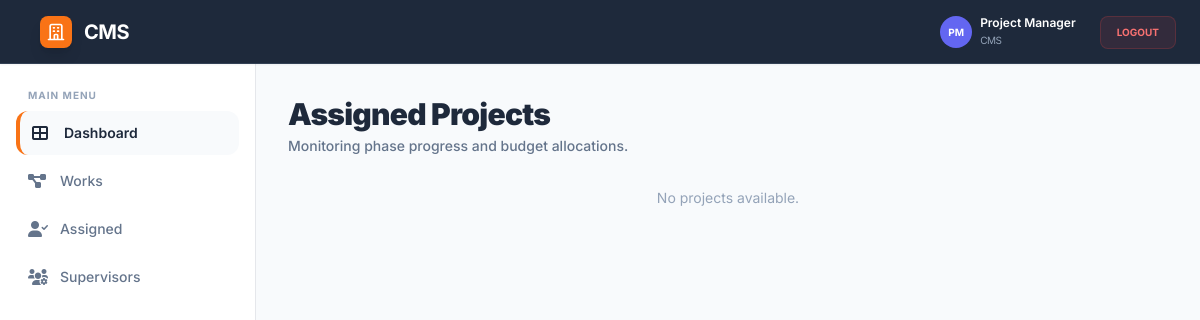
Page /construction/ (signed in) on the earlier database version.
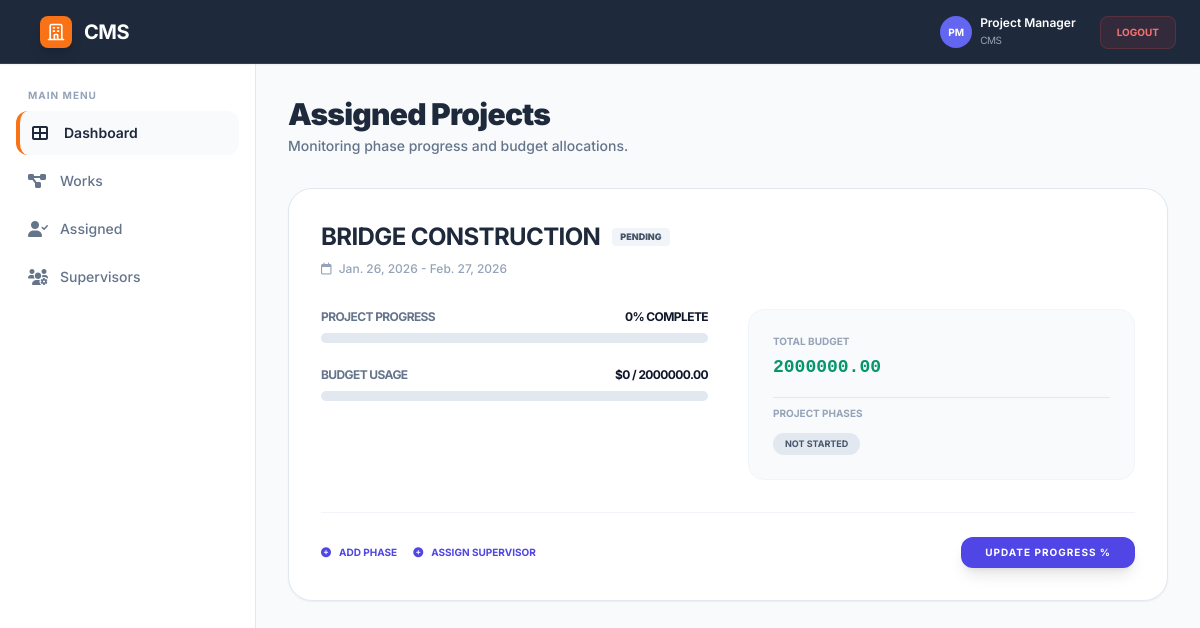
Same page on the later database version.
### construction/models.py (models this page shows, shortened)
class Project(models.Model):
    name = models.CharField(max_length=200)
    created_by = models.ForeignKey(
        User,
        on_delete=models.SET_NULL,
        null=True,
        related_name='created_projects'
    )
    manager = models.ForeignKey(
        User,
        on_delete=models.PROTECT,
        related_name='managed_projects',
        limit_choices_to={'role__name': 'Project Manager'}
    )
    start_date = models.DateField()
    end_date = models.DateField()
    budget = models.DecimalField(max_digits=15, decimal_places=2)
    is_active = models.BooleanField(default=True)
    created_at = models.DateTimeField(auto_now_add=True)

### construction/views.py (the view)
# urls.py: path('', views.home, name='construction_home'),
@login_required
def home(request):
    projets = Project.objects.filter(manager=request.user)
    return render(request, 'construction/pm_dashboard.html',{ 'projects': projets})

### construction/templates/construction/pm_dashboard.html (shortened to what the changed rows need)
<!DOCTYPE html>
<html lang="en">
<head>
    <script src="https://cdn.tailwindcss.com"></script>
    <link href="https://cdnjs.cloudflare.com/ajax/libs/font-awesome/6.0.0/css/all.min.css" rel="stylesheet">
</head>
<body class="bg-slate-50 text-slate-900 h-screen flex flex-col">
    <nav class="shrink-0 bg-[#1e293b] text-white z-50 border-b border-slate-700 shadow-sm fixed top-0 w-full h-16">
        <div class="w-full px-6 h-16 flex justify-between items-center">
            <div class="flex items-center gap-8 px-4">
                <div class="flex items-center gap-3">
                    <h1 class="text-xl font-bold tracking-tight">CMS</h1>
                </div>
            </div>
        </div>
    </nav>
    <div class="flex flex-1 pt-16 h-full overflow-hidden">
        <main class="flex-1 overflow-y-auto custom-scrollbar bg-slate-50 p-8">
            <div class="max-w-6xl mx-auto">
                <div class="mb-8">
                    <h1 class="text-3xl font-black text-slate-800 tracking-tight">Assigned Projects</h1>
                </div>
                <div class="space-y-6 pb-20">
                    {% for project in projects %}
                    <div
                        class="bg-white rounded-3xl border border-slate-200 shadow-sm p-8 transition-all hover:shadow-md">
                    <div>
                        <a href="{% url 'construction:project_detail' project.id %}">
                        <div class="flex justify-between items-start">
                            <div class="space-y-2">
                                <div class="flex items-center gap-3">
                                    <h2 class="text-2xl font-bold text-slate-800 uppercase tracking-tight">
                                        {{ project.name }}
                                    </h2>
                                    <span
                                        class="bg-slate-100 text-slate-600 text-[9px] font-black px-2 py-0.5 rounded uppercase">
                                        Pending
                                    </span>
                                </div>
                                <div class="flex gap-4 text-slate-400 text-xs font-medium">
                                    <span>
                                        <i class="far fa-calendar mr-1"></i>
                                        {{ project.start_date }} - {{ project.end_date }}
                                    </span>
                                </div>
                            </div>
                        </div>
                        <div class="grid grid-cols-1 lg:grid-cols-2 gap-10 mt-8">
                            <div class="space-y-6">
                                <div>
                                    <div
                                        class="flex justify-between text-xs font-bold mb-2 uppercase tracking-tighter text-slate-500">
                                        <span>Project Progress</span>
                                        <span class="text-slate-900">0% Complete</span>
                                    </div>
                                    <div class="progress-bar-bg">
                                    </div>
                                </div>
                                <div>
                                    <div
                                        class="flex justify-between text-xs font-bold mb-2 uppercase tracking-tighter text-slate-500">
                                        <span>Budget Usage</span>
                                        <span class="text-slate-900">$0 / {{ project.budget }}</span>
                                    </div>
                                    <div class="progress-bar-bg">
                                    </div>
                                </div>
                            </div>
                            <div class="bg-slate-50 p-6 rounded-2xl grid grid-cols-2 gap-4 border border-slate-100">
                                <div class="col-span-2">
                                    <p class="text-[10px] font-bold text-slate-400 uppercase mb-1">Total Budget</p>
                                    <p class="text-lg font-bold text-emerald-600 font-mono">
                                        {{ project.budget }}
                                    </p>
                                </div>
                                <div class="col-span-2 pt-2 border-t border-slate-200">
                                    <p class="text-[10px] font-bold text-slate-400 uppercase mb-3">Project Phases</p>
                                    <div class="flex flex-wrap gap-2">
                                        <span
                                            class="px-3 py-1 bg-slate-200 text-slate-600 rounded-full text-[9px] font-bold uppercase">
                                            Not Started
                                        </span>
                                    </div>
                                </div>
                            </div>
                        </div>
                    </a>
                    </div>
                        <div class="mt-8 pt-6 border-t border-slate-100 flex justify-between items-center">
                            <div class="flex gap-4">
                                <a href="{% url 'construction:add_phase' project.id %}"
                                class="flex items-center gap-2 text-[10px] font-bold text-indigo-600 uppercase hover:text-indigo-800 transition-colors">
                                    <i class="fas fa-plus-circle"></i>
                                    Add Phase
                                </a>
                                <a href="{% url 'construction:assign_supervisor' project.id %}"
                                class="flex items-center gap-2 text-[10px] font-bold text-indigo-600 uppercase hover:text-indigo-800 transition-colors">
                                    <i class="fas fa-plus-circle"></i>
                                    Assign Supervisor
                                </a>
                            </div>
                            <a href="{% url 'construction:update_progress' project.id %}">
                            <button
                                class="bg-indigo-600 hover:bg-indigo-700 text-white px-6 py-2 rounded-xl text-[10px] font-bold uppercase tracking-widest shadow-lg">
                                Update Progress %
                            </button>
                            </a>
                        </div>
                    </div>
                    {% empty %}
                    <p class="text-center text-slate-400 text-sm">No projects available.</p>
                    {% endfor %}
                </div>
            </div>
        </main>
    </div>
</body>
</html>

Differences in the rows shown:
added Project: name "BRIDGE CONSTRUCTION", start_date "Jan. 26, 2026", end_date "Feb. 27, 2026", budget "2000000.00"
Other differences:
text no longer shown: "No projects available."
